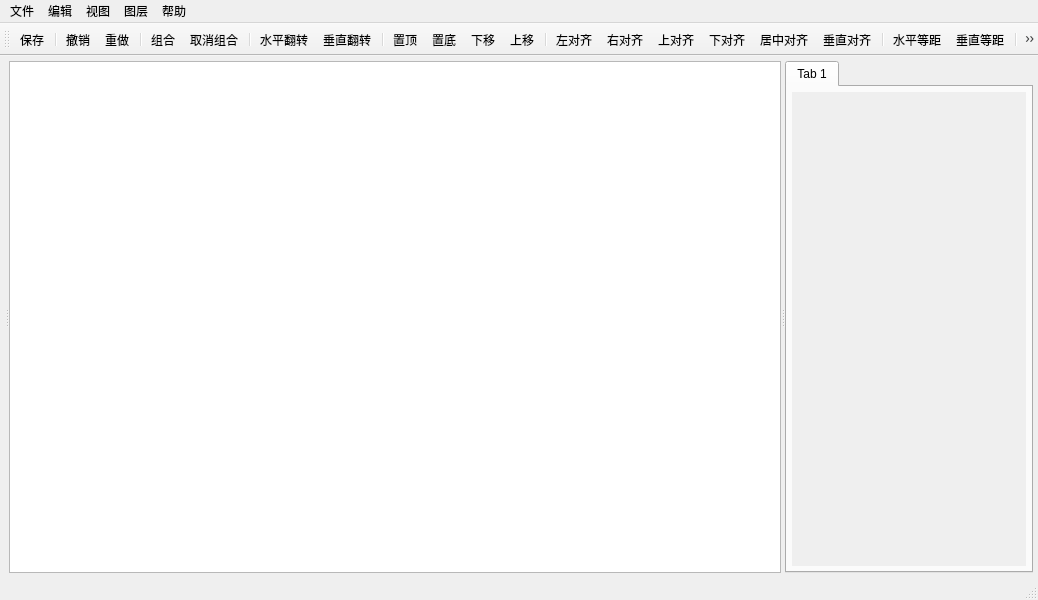
<?xml version="1.0" encoding="UTF-8"?>
<ui version="4.0">
 <class>MainWindow</class>
 <widget class="QMainWindow" name="MainWindow">
  <property name="geometry">
   <rect>
    <x>0</x>
    <y>0</y>
    <width>1038</width>
    <height>600</height>
   </rect>
  </property>
  <property name="sizePolicy">
   <sizepolicy hsizetype="Expanding" vsizetype="MinimumExpanding">
    <horstretch>0</horstretch>
    <verstretch>0</verstretch>
   </sizepolicy>
  </property>
  <property name="baseSize">
   <size>
    <width>92</width>
    <height>44</height>
   </size>
  </property>
  <property name="font">
   <font>
    <family>Microsoft YaHei UI</family>
   </font>
  </property>
  <property name="windowTitle">
   <string>Compelling Data Designer</string>
  </property>
  <widget class="QWidget" name="centralwidget">
   <property name="sizePolicy">
    <sizepolicy hsizetype="Expanding" vsizetype="Fixed">
     <horstretch>0</horstretch>
     <verstretch>0</verstretch>
    </sizepolicy>
   </property>
   <property name="maximumSize">
    <size>
     <width>16777215</width>
     <height>16777215</height>
    </size>
   </property>
   <layout class="QVBoxLayout" name="verticalLayout">
    <property name="sizeConstraint">
     <enum>QLayout::SizeConstraint::SetMinimumSize</enum>
    </property>
    <property name="leftMargin">
     <number>5</number>
    </property>
    <property name="topMargin">
     <number>5</number>
    </property>
    <property name="rightMargin">
     <number>5</number>
    </property>
    <property name="bottomMargin">
     <number>5</number>
    </property>
    <item>
     <widget class="QSplitter" name="splitter_2">
      <property name="sizePolicy">
       <sizepolicy hsizetype="Expanding" vsizetype="MinimumExpanding">
        <horstretch>0</horstretch>
        <verstretch>0</verstretch>
       </sizepolicy>
      </property>
      <property name="orientation">
       <enum>Qt::Orientation::Horizontal</enum>
      </property>
      <property name="childrenCollapsible">
       <bool>false</bool>
      </property>
      <widget class="QSplitter" name="splitter">
       <property name="sizePolicy">
        <sizepolicy hsizetype="Expanding" vsizetype="MinimumExpanding">
         <horstretch>0</horstretch>
         <verstretch>0</verstretch>
        </sizepolicy>
       </property>
       <property name="orientation">
        <enum>Qt::Orientation::Horizontal</enum>
       </property>
       <property name="childrenCollapsible">
        <bool>false</bool>
       </property>
       <widget class="QWidget" name="graphicItems" native="true">
        <property name="sizePolicy">
         <sizepolicy hsizetype="Preferred" vsizetype="Minimum">
          <horstretch>0</horstretch>
          <verstretch>0</verstretch>
         </sizepolicy>
        </property>
        <property name="minimumSize">
         <size>
          <width>0</width>
          <height>0</height>
         </size>
        </property>
        <property name="autoFillBackground">
         <bool>false</bool>
        </property>
        <property name="styleSheet">
         <string notr="true"/>
        </property>
        <layout class="QVBoxLayout" name="verticalLayout_4">
         <property name="spacing">
          <number>0</number>
         </property>
         <property name="sizeConstraint">
          <enum>QLayout::SizeConstraint::SetMinimumSize</enum>
         </property>
         <property name="leftMargin">
          <number>0</number>
         </property>
         <property name="topMargin">
          <number>0</number>
         </property>
         <property name="rightMargin">
          <number>0</number>
         </property>
         <property name="bottomMargin">
          <number>0</number>
         </property>
        </layout>
       </widget>
       <widget class="BIGraphicsView" name="graphicsView">
        <property name="sizePolicy">
         <sizepolicy hsizetype="Preferred" vsizetype="Minimum">
          <horstretch>0</horstretch>
          <verstretch>0</verstretch>
         </sizepolicy>
        </property>
        <property name="minimumSize">
         <size>
          <width>500</width>
          <height>300</height>
         </size>
        </property>
        <property name="autoFillBackground">
         <bool>false</bool>
        </property>
        <property name="backgroundBrush">
         <brush brushstyle="NoBrush">
          <color alpha="255">
           <red>0</red>
           <green>0</green>
           <blue>0</blue>
          </color>
         </brush>
        </property>
        <property name="foregroundBrush">
         <brush brushstyle="NoBrush">
          <color alpha="255">
           <red>0</red>
           <green>0</green>
           <blue>0</blue>
          </color>
         </brush>
        </property>
        <property name="renderHints">
         <set>QPainter::RenderHint::Antialiasing|QPainter::RenderHint::TextAntialiasing</set>
        </property>
        <property name="dragMode">
         <enum>QGraphicsView::DragMode::NoDrag</enum>
        </property>
        <property name="cacheMode">
         <set>QGraphicsView::CacheModeFlag::CacheBackground</set>
        </property>
        <property name="rubberBandSelectionMode">
         <enum>Qt::ItemSelectionMode::ContainsItemBoundingRect</enum>
        </property>
       </widget>
      </widget>
      <widget class="QTabWidget" name="propertyWidget">
       <property name="sizePolicy">
        <sizepolicy hsizetype="Minimum" vsizetype="Expanding">
         <horstretch>0</horstretch>
         <verstretch>0</verstretch>
        </sizepolicy>
       </property>
       <property name="minimumSize">
        <size>
         <width>220</width>
         <height>0</height>
        </size>
       </property>
       <property name="currentIndex">
        <number>0</number>
       </property>
       <widget class="QWidget" name="property">
        <property name="sizePolicy">
         <sizepolicy hsizetype="Expanding" vsizetype="Minimum">
          <horstretch>0</horstretch>
          <verstretch>0</verstretch>
         </sizepolicy>
        </property>
        <attribute name="title">
         <string>Tab 1</string>
        </attribute>
        <layout class="QVBoxLayout" name="verticalLayout_2">
         <property name="spacing">
          <number>0</number>
         </property>
         <property name="sizeConstraint">
          <enum>QLayout::SizeConstraint::SetMinimumSize</enum>
         </property>
         <property name="leftMargin">
          <number>5</number>
         </property>
         <property name="topMargin">
          <number>5</number>
         </property>
         <property name="rightMargin">
          <number>5</number>
         </property>
         <property name="bottomMargin">
          <number>5</number>
         </property>
         <item>
          <widget class="QScrollArea" name="scrollArea">
           <property name="sizePolicy">
            <sizepolicy hsizetype="Preferred" vsizetype="Minimum">
             <horstretch>0</horstretch>
             <verstretch>0</verstretch>
            </sizepolicy>
           </property>
           <property name="focusPolicy">
            <enum>Qt::FocusPolicy::NoFocus</enum>
           </property>
           <property name="frameShape">
            <enum>QFrame::Shape::NoFrame</enum>
           </property>
           <property name="frameShadow">
            <enum>QFrame::Shadow::Plain</enum>
           </property>
           <property name="lineWidth">
            <number>0</number>
           </property>
           <property name="verticalScrollBarPolicy">
            <enum>Qt::ScrollBarPolicy::ScrollBarAsNeeded</enum>
           </property>
           <property name="horizontalScrollBarPolicy">
            <enum>Qt::ScrollBarPolicy::ScrollBarAlwaysOff</enum>
           </property>
           <property name="sizeAdjustPolicy">
            <enum>QAbstractScrollArea::SizeAdjustPolicy::AdjustToContents</enum>
           </property>
           <property name="widgetResizable">
            <bool>true</bool>
           </property>
           <property name="alignment">
            <set>Qt::AlignmentFlag::AlignLeading|Qt::AlignmentFlag::AlignLeft|Qt::AlignmentFlag::AlignTop</set>
           </property>
           <widget class="QWidget" name="graphicProperty">
            <property name="geometry">
             <rect>
              <x>0</x>
              <y>0</y>
              <width>234</width>
              <height>475</height>
             </rect>
            </property>
            <property name="sizePolicy">
             <sizepolicy hsizetype="Minimum" vsizetype="Minimum">
              <horstretch>0</horstretch>
              <verstretch>0</verstretch>
             </sizepolicy>
            </property>
            <property name="minimumSize">
             <size>
              <width>0</width>
              <height>0</height>
             </size>
            </property>
            <property name="autoFillBackground">
             <bool>true</bool>
            </property>
            <layout class="QVBoxLayout" name="verticalLayout_3">
             <property name="spacing">
              <number>0</number>
             </property>
             <property name="sizeConstraint">
              <enum>QLayout::SizeConstraint::SetNoConstraint</enum>
             </property>
             <property name="leftMargin">
              <number>0</number>
             </property>
             <property name="topMargin">
              <number>0</number>
             </property>
             <property name="rightMargin">
              <number>0</number>
             </property>
             <property name="bottomMargin">
              <number>0</number>
             </property>
            </layout>
           </widget>
          </widget>
         </item>
        </layout>
       </widget>
      </widget>
     </widget>
    </item>
   </layout>
  </widget>
  <widget class="QToolBar" name="toolBar">
   <property name="windowTitle">
    <string>toolBar</string>
   </property>
   <property name="allowedAreas">
    <set>Qt::ToolBarArea::TopToolBarArea</set>
   </property>
   <property name="orientation">
    <enum>Qt::Orientation::Horizontal</enum>
   </property>
   <property name="iconSize">
    <size>
     <width>18</width>
     <height>18</height>
    </size>
   </property>
   <property name="toolButtonStyle">
    <enum>Qt::ToolButtonStyle::ToolButtonIconOnly</enum>
   </property>
   <property name="floatable">
    <bool>false</bool>
   </property>
   <attribute name="toolBarArea">
    <enum>TopToolBarArea</enum>
   </attribute>
   <attribute name="toolBarBreak">
    <bool>false</bool>
   </attribute>
   <addaction name="doSave"/>
   <addaction name="separator"/>
   <addaction name="undo"/>
   <addaction name="redo"/>
   <addaction name="separator"/>
   <addaction name="group"/>
   <addaction name="ungroup"/>
   <addaction name="separator"/>
   <addaction name="flipHorizontal"/>
   <addaction name="flipVertical"/>
   <addaction name="separator"/>
   <addaction name="toTop"/>
   <addaction name="toBottom"/>
   <addaction name="toBack"/>
   <addaction name="toFront"/>
   <addaction name="separator"/>
   <addaction name="alignLeft"/>
   <addaction name="alignRight"/>
   <addaction name="alignTop"/>
   <addaction name="alignBottom"/>
   <addaction name="alignHorizon"/>
   <addaction name="alignVertical"/>
   <addaction name="separator"/>
   <addaction name="distributeHorizon"/>
   <addaction name="distributeVertical"/>
   <addaction name="separator"/>
   <addaction name="zoomin"/>
   <addaction name="zoomout"/>
   <addaction name="separator"/>
   <addaction name="action"/>
   <addaction name="action_animate"/>
   <addaction name="separator"/>
  </widget>
  <widget class="QStatusBar" name="statusBar"/>
  <widget class="QMenuBar" name="menuBar">
   <property name="enabled">
    <bool>true</bool>
   </property>
   <property name="geometry">
    <rect>
     <x>0</x>
     <y>0</y>
     <width>1038</width>
     <height>21</height>
    </rect>
   </property>
   <property name="sizePolicy">
    <sizepolicy hsizetype="Minimum" vsizetype="MinimumExpanding">
     <horstretch>0</horstretch>
     <verstretch>0</verstretch>
    </sizepolicy>
   </property>
   <property name="defaultUp">
    <bool>false</bool>
   </property>
   <property name="nativeMenuBar">
    <bool>false</bool>
   </property>
   <widget class="QMenu" name="fileMenu">
    <property name="title">
     <string>文件</string>
    </property>
    <addaction name="doCreate"/>
    <addaction name="doOpen"/>
    <addaction name="separator"/>
    <addaction name="doSave"/>
    <addaction name="doExport"/>
    <addaction name="separator"/>
    <addaction name="doExit"/>
   </widget>
   <widget class="QMenu" name="editMenu">
    <property name="title">
     <string>编辑</string>
    </property>
    <addaction name="undo"/>
    <addaction name="redo"/>
    <addaction name="separator"/>
    <addaction name="doCut"/>
    <addaction name="doCopy"/>
    <addaction name="doPast"/>
    <addaction name="separator"/>
    <addaction name="doSelectAll"/>
    <addaction name="doUnselectAll"/>
   </widget>
   <widget class="QMenu" name="viewMenu">
    <property name="title">
     <string>视图</string>
    </property>
    <addaction name="showViewGrid"/>
    <addaction name="showViewRefLine"/>
    <addaction name="showViewRuler"/>
    <addaction name="separator"/>
    <addaction name="separator"/>
    <addaction name="zoomin"/>
    <addaction name="zoomout"/>
    <addaction name="separator"/>
    <addaction name="doPreview"/>
   </widget>
   <widget class="QMenu" name="layerMenu">
    <property name="title">
     <string>图层</string>
    </property>
    <addaction name="toTop"/>
    <addaction name="toBottom"/>
    <addaction name="toFront"/>
    <addaction name="toBack"/>
    <addaction name="separator"/>
    <addaction name="alignLeft"/>
    <addaction name="alignRight"/>
    <addaction name="alignTop"/>
    <addaction name="alignBottom"/>
    <addaction name="alignHorizon"/>
    <addaction name="alignVertical"/>
    <addaction name="separator"/>
    <addaction name="distributeHorizon"/>
    <addaction name="distributeVertical"/>
    <addaction name="separator"/>
    <addaction name="group"/>
    <addaction name="ungroup"/>
   </widget>
   <widget class="QMenu" name="helpMenu">
    <property name="title">
     <string>帮助</string>
    </property>
    <addaction name="doAbout"/>
   </widget>
   <addaction name="fileMenu"/>
   <addaction name="editMenu"/>
   <addaction name="viewMenu"/>
   <addaction name="layerMenu"/>
   <addaction name="helpMenu"/>
  </widget>
  <action name="action">
   <property name="text">
    <string>绘图</string>
   </property>
   <property name="toolTip">
    <string>绘制图像</string>
   </property>
   <property name="visible">
    <bool>false</bool>
   </property>
   <property name="menuRole">
    <enum>QAction::MenuRole::NoRole</enum>
   </property>
  </action>
  <action name="action_animate">
   <property name="enabled">
    <bool>false</bool>
   </property>
   <property name="text">
    <string>动画</string>
   </property>
   <property name="visible">
    <bool>false</bool>
   </property>
   <property name="menuRole">
    <enum>QAction::MenuRole::NoRole</enum>
   </property>
  </action>
  <action name="doSave">
   <property name="icon">
    <iconset theme="QIcon::ThemeIcon::DocumentSave" resource="icons.qrc">
     <normaloff>:/icons/icons/save.svg</normaloff>:/icons/icons/save.svg</iconset>
   </property>
   <property name="text">
    <string>保存</string>
   </property>
   <property name="toolTip">
    <string>保存</string>
   </property>
   <property name="shortcut">
    <string>Ctrl+S</string>
   </property>
   <property name="menuRole">
    <enum>QAction::MenuRole::NoRole</enum>
   </property>
  </action>
  <action name="undo">
   <property name="icon">
    <iconset theme="QIcon::ThemeIcon::EditUndo" resource="icons.qrc">
     <normaloff>:/icons/icons/Undo.svg</normaloff>:/icons/icons/Undo.svg</iconset>
   </property>
   <property name="text">
    <string>撤销</string>
   </property>
   <property name="toolTip">
    <string>撤销</string>
   </property>
   <property name="shortcut">
    <string>Ctrl+Z</string>
   </property>
   <property name="menuRole">
    <enum>QAction::MenuRole::NoRole</enum>
   </property>
  </action>
  <action name="redo">
   <property name="icon">
    <iconset theme="QIcon::ThemeIcon::EditRedo" resource="icons.qrc">
     <normaloff>:/icons/icons/Redo.svg</normaloff>:/icons/icons/Redo.svg</iconset>
   </property>
   <property name="text">
    <string>重做</string>
   </property>
   <property name="toolTip">
    <string>重做</string>
   </property>
   <property name="shortcut">
    <string>Ctrl+Y</string>
   </property>
   <property name="menuRole">
    <enum>QAction::MenuRole::NoRole</enum>
   </property>
  </action>
  <action name="group">
   <property name="icon">
    <iconset resource="icons.qrc">
     <normaloff>:/icons/icons/group.svg</normaloff>:/icons/icons/group.svg</iconset>
   </property>
   <property name="text">
    <string>组合</string>
   </property>
   <property name="toolTip">
    <string>组合</string>
   </property>
   <property name="menuRole">
    <enum>QAction::MenuRole::NoRole</enum>
   </property>
  </action>
  <action name="ungroup">
   <property name="icon">
    <iconset resource="icons.qrc">
     <normaloff>:/icons/icons/ungroup.svg</normaloff>:/icons/icons/ungroup.svg</iconset>
   </property>
   <property name="text">
    <string>取消组合</string>
   </property>
   <property name="toolTip">
    <string>取消组合</string>
   </property>
   <property name="menuRole">
    <enum>QAction::MenuRole::NoRole</enum>
   </property>
  </action>
  <action name="zoomin">
   <property name="icon">
    <iconset theme="QIcon::ThemeIcon::ZoomIn" resource="icons.qrc">
     <normaloff>:/icons/icons/zoom in.svg</normaloff>:/icons/icons/zoom in.svg</iconset>
   </property>
   <property name="text">
    <string>放大</string>
   </property>
   <property name="toolTip">
    <string>放大</string>
   </property>
   <property name="shortcut">
    <string>Ctrl++</string>
   </property>
   <property name="menuRole">
    <enum>QAction::MenuRole::NoRole</enum>
   </property>
  </action>
  <action name="zoomout">
   <property name="icon">
    <iconset theme="QIcon::ThemeIcon::ZoomOut" resource="icons.qrc">
     <normaloff>:/icons/icons/zoom out.svg</normaloff>:/icons/icons/zoom out.svg</iconset>
   </property>
   <property name="text">
    <string>缩小</string>
   </property>
   <property name="toolTip">
    <string>缩小</string>
   </property>
   <property name="shortcut">
    <string>Ctrl+-</string>
   </property>
   <property name="menuRole">
    <enum>QAction::MenuRole::NoRole</enum>
   </property>
  </action>
  <action name="toFront">
   <property name="icon">
    <iconset resource="icons.qrc">
     <normaloff>:/icons/icons/bring-to-downer.svg</normaloff>:/icons/icons/bring-to-downer.svg</iconset>
   </property>
   <property name="text">
    <string>上移</string>
   </property>
   <property name="toolTip">
    <string>上移一层</string>
   </property>
   <property name="menuRole">
    <enum>QAction::MenuRole::NoRole</enum>
   </property>
  </action>
  <action name="toBack">
   <property name="icon">
    <iconset resource="icons.qrc">
     <normaloff>:/icons/icons/bring-to-upper.svg</normaloff>:/icons/icons/bring-to-upper.svg</iconset>
   </property>
   <property name="text">
    <string>下移</string>
   </property>
   <property name="toolTip">
    <string>下移一层</string>
   </property>
   <property name="menuRole">
    <enum>QAction::MenuRole::NoRole</enum>
   </property>
  </action>
  <action name="toTop">
   <property name="icon">
    <iconset resource="icons.qrc">
     <normaloff>:/icons/icons/bring-to-top.svg</normaloff>:/icons/icons/bring-to-top.svg</iconset>
   </property>
   <property name="text">
    <string>置顶</string>
   </property>
   <property name="toolTip">
    <string>置顶</string>
   </property>
   <property name="menuRole">
    <enum>QAction::MenuRole::NoRole</enum>
   </property>
  </action>
  <action name="toBottom">
   <property name="icon">
    <iconset resource="icons.qrc">
     <normaloff>:/icons/icons/bring-to-bottom.svg</normaloff>:/icons/icons/bring-to-bottom.svg</iconset>
   </property>
   <property name="text">
    <string>置底</string>
   </property>
   <property name="toolTip">
    <string>置底</string>
   </property>
   <property name="menuRole">
    <enum>QAction::MenuRole::NoRole</enum>
   </property>
  </action>
  <action name="alignLeft">
   <property name="icon">
    <iconset resource="icons.qrc">
     <normaloff>:/icons/icons/Aligne-left.svg</normaloff>:/icons/icons/Aligne-left.svg</iconset>
   </property>
   <property name="text">
    <string>左对齐</string>
   </property>
   <property name="toolTip">
    <string>左对齐</string>
   </property>
   <property name="menuRole">
    <enum>QAction::MenuRole::NoRole</enum>
   </property>
  </action>
  <action name="alignRight">
   <property name="icon">
    <iconset resource="icons.qrc">
     <normaloff>:/icons/icons/Aligne-right.svg</normaloff>:/icons/icons/Aligne-right.svg</iconset>
   </property>
   <property name="text">
    <string>右对齐</string>
   </property>
   <property name="toolTip">
    <string>右对齐</string>
   </property>
   <property name="menuRole">
    <enum>QAction::MenuRole::NoRole</enum>
   </property>
  </action>
  <action name="alignTop">
   <property name="icon">
    <iconset resource="icons.qrc">
     <normaloff>:/icons/icons/Aligne-up.svg</normaloff>:/icons/icons/Aligne-up.svg</iconset>
   </property>
   <property name="text">
    <string>上对齐</string>
   </property>
   <property name="toolTip">
    <string>上对齐</string>
   </property>
   <property name="menuRole">
    <enum>QAction::MenuRole::NoRole</enum>
   </property>
  </action>
  <action name="alignBottom">
   <property name="icon">
    <iconset resource="icons.qrc">
     <normaloff>:/icons/icons/Aligne-down.svg</normaloff>:/icons/icons/Aligne-down.svg</iconset>
   </property>
   <property name="text">
    <string>下对齐</string>
   </property>
   <property name="toolTip">
    <string>下对齐</string>
   </property>
   <property name="menuRole">
    <enum>QAction::MenuRole::NoRole</enum>
   </property>
  </action>
  <action name="alignHorizon">
   <property name="icon">
    <iconset resource="icons.qrc">
     <normaloff>:/icons/icons/Aligne-vertical-midl.svg</normaloff>:/icons/icons/Aligne-vertical-midl.svg</iconset>
   </property>
   <property name="text">
    <string>居中对齐</string>
   </property>
   <property name="toolTip">
    <string>居中对齐</string>
   </property>
   <property name="menuRole">
    <enum>QAction::MenuRole::NoRole</enum>
   </property>
  </action>
  <action name="alignVertical">
   <property name="icon">
    <iconset resource="icons.qrc">
     <normaloff>:/icons/icons/Aligne-midle.svg</normaloff>:/icons/icons/Aligne-midle.svg</iconset>
   </property>
   <property name="text">
    <string>垂直对齐</string>
   </property>
   <property name="toolTip">
    <string>垂直对齐</string>
   </property>
   <property name="menuRole">
    <enum>QAction::MenuRole::NoRole</enum>
   </property>
  </action>
  <action name="distributeHorizon">
   <property name="icon">
    <iconset resource="icons.qrc">
     <normaloff>:/icons/icons/Distribute-vertical .svg</normaloff>:/icons/icons/Distribute-vertical .svg</iconset>
   </property>
   <property name="text">
    <string>水平等距</string>
   </property>
   <property name="toolTip">
    <string>水平等距</string>
   </property>
   <property name="menuRole">
    <enum>QAction::MenuRole::NoRole</enum>
   </property>
  </action>
  <action name="distributeVertical">
   <property name="icon">
    <iconset resource="icons.qrc">
     <normaloff>:/icons/icons/Distribute-midle.svg</normaloff>:/icons/icons/Distribute-midle.svg</iconset>
   </property>
   <property name="text">
    <string>垂直等距</string>
   </property>
   <property name="toolTip">
    <string>垂直等距</string>
   </property>
   <property name="menuRole">
    <enum>QAction::MenuRole::NoRole</enum>
   </property>
  </action>
  <action name="doExit">
   <property name="icon">
    <iconset theme="application-exit"/>
   </property>
   <property name="text">
    <string>退出</string>
   </property>
   <property name="toolTip">
    <string>退出</string>
   </property>
   <property name="menuRole">
    <enum>QAction::MenuRole::QuitRole</enum>
   </property>
  </action>
  <action name="doCreate">
   <property name="icon">
    <iconset theme="document-new"/>
   </property>
   <property name="text">
    <string>新建</string>
   </property>
   <property name="shortcut">
    <string>Ctrl+N</string>
   </property>
  </action>
  <action name="doOpen">
   <property name="icon">
    <iconset theme="document-open"/>
   </property>
   <property name="text">
    <string>打开</string>
   </property>
   <property name="toolTip">
    <string>打开</string>
   </property>
   <property name="shortcut">
    <string>Ctrl+O</string>
   </property>
  </action>
  <action name="doExport">
   <property name="text">
    <string>导出</string>
   </property>
   <property name="toolTip">
    <string>导出</string>
   </property>
   <property name="shortcut">
    <string>Ctrl+E</string>
   </property>
  </action>
  <action name="doCut">
   <property name="icon">
    <iconset theme="QIcon::ThemeIcon::EditCut"/>
   </property>
   <property name="text">
    <string>剪切</string>
   </property>
   <property name="toolTip">
    <string>剪切</string>
   </property>
   <property name="shortcut">
    <string>Ctrl+X</string>
   </property>
  </action>
  <action name="doCopy">
   <property name="icon">
    <iconset theme="QIcon::ThemeIcon::EditCopy"/>
   </property>
   <property name="text">
    <string>复制</string>
   </property>
   <property name="toolTip">
    <string>复制</string>
   </property>
   <property name="shortcut">
    <string>Ctrl+C</string>
   </property>
  </action>
  <action name="doPast">
   <property name="icon">
    <iconset theme="QIcon::ThemeIcon::EditPaste"/>
   </property>
   <property name="text">
    <string>粘贴</string>
   </property>
   <property name="toolTip">
    <string>粘贴</string>
   </property>
   <property name="shortcut">
    <string>Ctrl+V</string>
   </property>
  </action>
  <action name="doSelectAll">
   <property name="text">
    <string>全选</string>
   </property>
   <property name="toolTip">
    <string>全选</string>
   </property>
   <property name="shortcut">
    <string>Ctrl+A</string>
   </property>
  </action>
  <action name="doUnselectAll">
   <property name="text">
    <string>全不选</string>
   </property>
   <property name="toolTip">
    <string>全不选</string>
   </property>
   <property name="shortcut">
    <string>Ctrl+Shift+A</string>
   </property>
  </action>
  <action name="showViewGrid">
   <property name="checkable">
    <bool>true</bool>
   </property>
   <property name="text">
    <string>网格</string>
   </property>
   <property name="toolTip">
    <string>网格</string>
   </property>
  </action>
  <action name="showViewRefLine">
   <property name="checkable">
    <bool>true</bool>
   </property>
   <property name="text">
    <string>参考线</string>
   </property>
   <property name="toolTip">
    <string>参考线</string>
   </property>
  </action>
  <action name="showViewRuler">
   <property name="checkable">
    <bool>true</bool>
   </property>
   <property name="text">
    <string>标尺</string>
   </property>
   <property name="toolTip">
    <string>标尺</string>
   </property>
  </action>
  <action name="doPreview">
   <property name="icon">
    <iconset resource="icons.qrc">
     <normaloff>:/icons/icons/preview.svg</normaloff>:/icons/icons/preview.svg</iconset>
   </property>
   <property name="text">
    <string>预览</string>
   </property>
   <property name="toolTip">
    <string>预览</string>
   </property>
   <property name="menuRole">
    <enum>QAction::MenuRole::NoRole</enum>
   </property>
  </action>
  <action name="doAbout">
   <property name="icon">
    <iconset theme="help-about"/>
   </property>
   <property name="text">
    <string>关于</string>
   </property>
   <property name="toolTip">
    <string>标尺</string>
   </property>
  </action>
  <action name="zoom25">
   <property name="text">
    <string>25%</string>
   </property>
   <property name="menuRole">
    <enum>QAction::MenuRole::NoRole</enum>
   </property>
  </action>
  <action name="zoom50">
   <property name="text">
    <string>50%</string>
   </property>
   <property name="menuRole">
    <enum>QAction::MenuRole::NoRole</enum>
   </property>
  </action>
  <action name="zoom75">
   <property name="text">
    <string>75%</string>
   </property>
   <property name="menuRole">
    <enum>QAction::MenuRole::NoRole</enum>
   </property>
  </action>
  <action name="zoom100">
   <property name="text">
    <string>100%</string>
   </property>
   <property name="menuRole">
    <enum>QAction::MenuRole::NoRole</enum>
   </property>
  </action>
  <action name="zoom125">
   <property name="text">
    <string>125%</string>
   </property>
   <property name="menuRole">
    <enum>QAction::MenuRole::NoRole</enum>
   </property>
  </action>
  <action name="zoom150">
   <property name="text">
    <string>150%</string>
   </property>
   <property name="menuRole">
    <enum>QAction::MenuRole::NoRole</enum>
   </property>
  </action>
  <action name="zoom200">
   <property name="text">
    <string>200%</string>
   </property>
   <property name="menuRole">
    <enum>QAction::MenuRole::NoRole</enum>
   </property>
  </action>
  <action name="zoom300">
   <property name="text">
    <string>300%</string>
   </property>
   <property name="menuRole">
    <enum>QAction::MenuRole::NoRole</enum>
   </property>
  </action>
  <action name="zoom400">
   <property name="text">
    <string>400%</string>
   </property>
   <property name="menuRole">
    <enum>QAction::MenuRole::NoRole</enum>
   </property>
  </action>
  <action name="zoomFitWindow">
   <property name="text">
    <string>适应窗口</string>
   </property>
   <property name="shortcut">
    <string>Ctrl+Shift+H</string>
   </property>
   <property name="menuRole">
    <enum>QAction::MenuRole::NoRole</enum>
   </property>
  </action>
  <action name="zoomFitWidth">
   <property name="text">
    <string>适应页面宽度</string>
   </property>
   <property name="menuRole">
    <enum>QAction::MenuRole::NoRole</enum>
   </property>
  </action>
  <action name="zoomDefine">
   <property name="text">
    <string>自定义</string>
   </property>
   <property name="shortcut">
    <string>Ctrl+0</string>
   </property>
   <property name="menuRole">
    <enum>QAction::MenuRole::NoRole</enum>
   </property>
  </action>
  <action name="flipHorizontal">
   <property name="icon">
    <iconset resource="icons.qrc">
     <normaloff>:/icons/icons/flip_horizontal.svg</normaloff>:/icons/icons/flip_horizontal.svg</iconset>
   </property>
   <property name="text">
    <string>水平翻转</string>
   </property>
   <property name="toolTip">
    <string>水平翻转</string>
   </property>
   <property name="menuRole">
    <enum>QAction::MenuRole::NoRole</enum>
   </property>
  </action>
  <action name="flipVertical">
   <property name="icon">
    <iconset resource="icons.qrc">
     <normaloff>:/icons/icons/flip_vertical.svg</normaloff>:/icons/icons/flip_vertical.svg</iconset>
   </property>
   <property name="text">
    <string>垂直翻转</string>
   </property>
   <property name="toolTip">
    <string>垂直翻转</string>
   </property>
   <property name="menuRole">
    <enum>QAction::MenuRole::NoRole</enum>
   </property>
  </action>
  <action name="saveToLib">
   <property name="icon">
    <iconset resource="icons.qrc">
     <normaloff>:/icons/icons/library-add.svg</normaloff>:/icons/icons/library-add.svg</iconset>
   </property>
   <property name="text">
    <string>存到图库</string>
   </property>
   <property name="toolTip">
    <string>保存到图库重复使用</string>
   </property>
   <property name="menuRole">
    <enum>QAction::MenuRole::NoRole</enum>
   </property>
  </action>
  <action name="doDelete">
   <property name="icon">
    <iconset theme="QIcon::ThemeIcon::EditDelete"/>
   </property>
   <property name="text">
    <string>删除</string>
   </property>
   <property name="toolTip">
    <string>删除选中的图元</string>
   </property>
   <property name="menuRole">
    <enum>QAction::MenuRole::NoRole</enum>
   </property>
  </action>
 </widget>
 <customwidgets>
  <customwidget>
   <class>BIGraphicsView</class>
   <extends>QGraphicsView</extends>
   <header>bigraphicsview.h</header>
  </customwidget>
 </customwidgets>
 <resources>
  <include location="icons.qrc"/>
 </resources>
 <connections/>
</ui>
